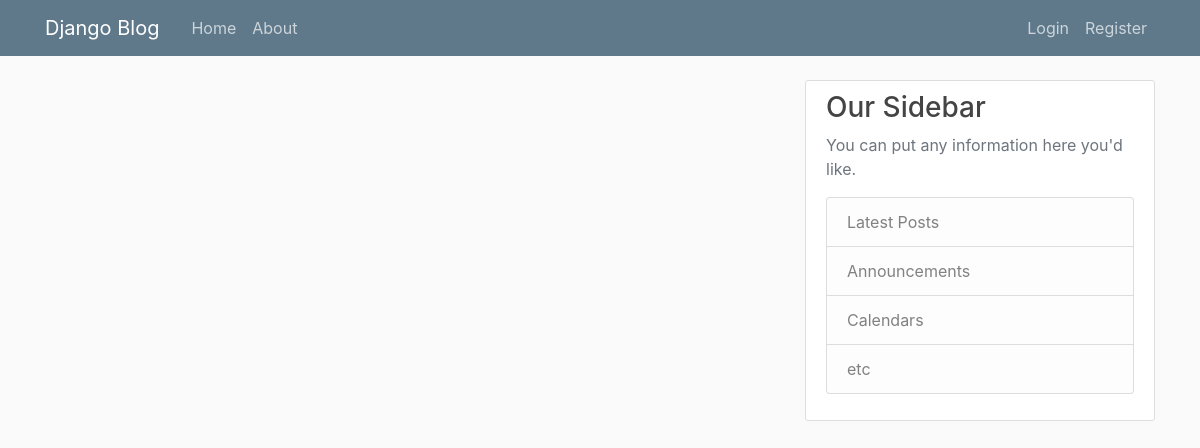
/blog/, run on an earlier commit of the app's database.
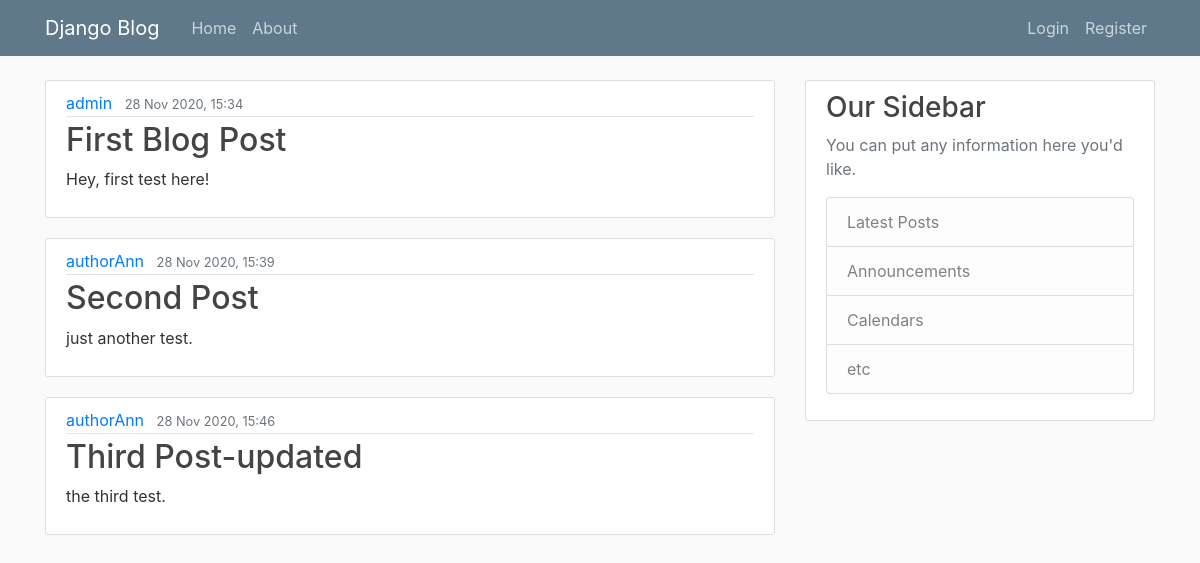
And on a later commit of the database.
### blogTutorial/models.py (models this page shows, shortened)
class Post(models.Model):
    title = models.CharField(max_length=100)
    content = models.TextField()
    date_posted = models.DateTimeField(default=timezone.now)
    author = models.ForeignKey(User, on_delete=models.CASCADE)

### blogTutorial/views.py (the view)
# urls.py: 2. Add a URL to urlpatterns:  path('', views.home, name='home')
def home(req):
    context = {
        'posts': Post.objects.all(),
    }
    return render(req, 'blogTutorial/home.html', context=context)

### blogTutorial/templates/blogTutorial/home.html
{% extends 'blogTutorial/base.html' %}
{% block content %}
    {% for post in posts %}
        <article class="media content-section">
            <div class="media-body">
                <div class="article-metadata">
                    <a class="mr-2" href="#">{{ post.author }}</a>
                    <small class="text-muted">{{ post.date_posted|date:'d M Y, H:i' }}</small>
                </div>
                <h2><a class="article-title" href="#">{{ post.title }}</a></h2>
                <p class="article-content">{{ post.content }}</p>
            </div>
        </article>
    {% endfor %}
{% endblock content %}

### blogTutorial/templates/blogTutorial/base.html (shortened to what this page needs)
{% load static %}
<!doctype html>
<html lang="en">
<head>
    <link rel="stylesheet"
          href="https://stackpath.bootstrapcdn.com/bootstrap/4.3.1/css/bootstrap.min.css"
>
    <link rel="stylesheet" type="text/css" href="{% static 'blogTutorial/main.css' %}">
</head>
<body>
<header class="site-header">
    <nav class="navbar navbar-expand-md navbar-dark bg-steel fixed-top">
        <div class="container">
            <a class="navbar-brand mr-4" href="{% url 'blogTutorial:blog_home' %}">Django Blog</a>
            <div class="collapse navbar-collapse" id="navbarToggle">
                <div class="navbar-nav mr-auto">
                    <a class="nav-item nav-link" href="{% url 'blogTutorial:blog_home' %}">Home</a>
                    <a class="nav-item nav-link" href="{% url 'blogTutorial:blog_about' %}">About</a>
                </div>
                <div class="navbar-nav">
                    <a class="nav-item nav-link" href="#">Login</a>
                    <a class="nav-item nav-link" href="#">Register</a>
                </div>
            </div>
        </div>
    </nav>
</header>
<main role="main" class="container">
    <div class="row">
        <div class="col-md-8">
            {% block content %}{% endblock %}
        </div>
        <div class="col-md-4">
            <div class="content-section">
                <h3>Our Sidebar</h3>
                <p class='text-muted'>You can put any information here you'd
                    like.
                <ul class="list-group">
                    <li class="list-group-item list-group-item-light">Latest
                        Posts
                    </li>
                    <li class="list-group-item list-group-item-light">
                        Announcements
                    </li>
                    <li class="list-group-item list-group-item-light">
                        Calendars
                    </li>
                    <li class="list-group-item list-group-item-light">etc</li>
                </ul>
                </p>
            </div>
        </div>
    </div>
</main>
</body>
</html>

### blogTutorial/static/blogTutorial/main.css (style rules this page uses)
body { background: #fafafa; color: #333333; margin-top: 5rem; }
h1, h2, h3, h4, h5, h6 { color: #444444; }
ul { margin: 0; }
.bg-steel { background-color: #5f788a; }
.site-header .navbar-nav .nav-link { color: #cbd5db; }
.content-section { background: #ffffff; padding: 10px 20px; border: 1px solid #dddddd; border-radius: 3px; margin-bottom: 20px; }
.article-title { color: #444444; }
.article-content { white-space: pre-line; }
.article-metadata { padding-bottom: 1px; margin-bottom: 4px; border-bottom: 1px solid #e3e3e3 }

What changed in the data, as far as the page shows it:
added Post: author "admin", date_posted "28 Nov 2020, 15:34", title "First Blog Post", content "Hey, first test here!"
added Post: author "authorAnn", date_posted "28 Nov 2020, 15:39", title "Second Post", content "just another test."
added Post: author "authorAnn", date_posted "28 Nov 2020, 15:46", title "Third Post-updated", content "the third test."
